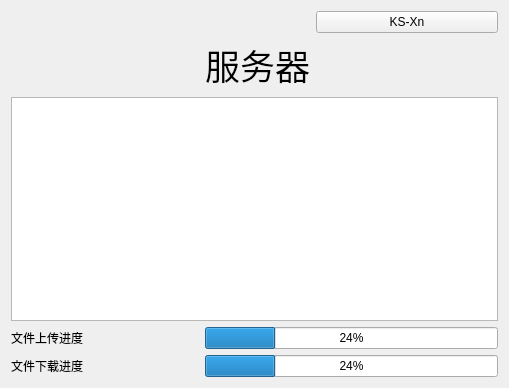
<?xml version="1.0" encoding="UTF-8"?>
<ui version="4.0">
 <class>ServerWidget</class>
 <widget class="QWidget" name="ServerWidget">
  <property name="geometry">
   <rect>
    <x>0</x>
    <y>0</y>
    <width>509</width>
    <height>388</height>
   </rect>
  </property>
  <property name="windowTitle">
   <string>ServerWidget</string>
  </property>
  <layout class="QGridLayout" name="gridLayout">
   <item row="2" column="0" colspan="4">
    <widget class="QTextBrowser" name="textBrowser"/>
   </item>
   <item row="1" column="2">
    <widget class="QLabel" name="label">
     <property name="font">
      <font>
       <family>字酷堂清楷体</family>
       <pointsize>26</pointsize>
      </font>
     </property>
     <property name="text">
      <string>服务器</string>
     </property>
     <property name="alignment">
      <set>Qt::AlignCenter</set>
     </property>
    </widget>
   </item>
   <item row="3" column="2" colspan="2">
    <widget class="QProgressBar" name="progressBar_fileProgres">
     <property name="value">
      <number>24</number>
     </property>
    </widget>
   </item>
   <item row="3" column="0">
    <widget class="QLabel" name="label_2">
     <property name="text">
      <string>文件上传进度</string>
     </property>
    </widget>
   </item>
   <item row="1" column="3">
    <spacer name="horizontalSpacer_2">
     <property name="orientation">
      <enum>Qt::Horizontal</enum>
     </property>
     <property name="sizeHint" stdset="0">
      <size>
       <width>120</width>
       <height>20</height>
      </size>
     </property>
    </spacer>
   </item>
   <item row="1" column="0">
    <spacer name="horizontalSpacer">
     <property name="orientation">
      <enum>Qt::Horizontal</enum>
     </property>
     <property name="sizeHint" stdset="0">
      <size>
       <width>120</width>
       <height>20</height>
      </size>
     </property>
    </spacer>
   </item>
   <item row="4" column="0">
    <widget class="QLabel" name="label_3">
     <property name="text">
      <string>文件下载进度</string>
     </property>
    </widget>
   </item>
   <item row="4" column="2" colspan="2">
    <widget class="QProgressBar" name="progressBar">
     <property name="value">
      <number>24</number>
     </property>
    </widget>
   </item>
   <item row="0" column="3">
    <widget class="QPushButton" name="pushButton_xn">
     <property name="text">
      <string>KS-Xn</string>
     </property>
    </widget>
   </item>
  </layout>
 </widget>
 <layoutdefault spacing="6" margin="11"/>
 <resources/>
 <connections/>
</ui>
